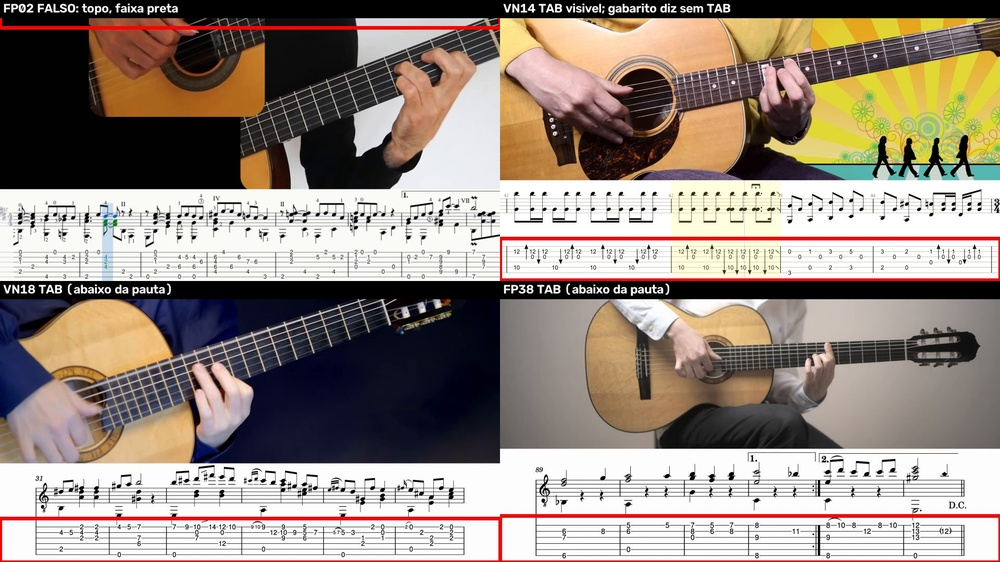
#> input picture data/saida/c1b/folha_novas.jpg, 1000 x 562 px, shrunk from 1920 x 1080 before the run
$ python -i medir.py   (imports and definitions only)   (older library calls are emulated)
#> lines starting #> are read from the running program, lines starting #| are printed output that depends on the picture; after the words box and inside, x2 and y2 are one past the last pixel; in counts of white or black regions, pixels touching at a corner belong together
### tab/__init__.py
"""Transcricao de tablatura de violao a partir de video, com tempo de execucao.

Os modulos ficam em subpastas por trilha (decisao 9001). Os nomes antigos, de quando
``tab/`` era plano (``tab.maos_braco_ciclo``, ``tab.caminhos``...), continuam valendo
por um localizador de modulos: ``import tab.<antigo>``, ``from tab.<antigo> import f``,
``from tab import <antigo>`` e ``python -m tab.<antigo>`` devolvem ou rodam o modulo
novo. O nome antigo e o novo sao o MESMO objeto, entao um ``monkeypatch`` num vale no
outro. A tabela fica em ``tab/_apelidos.py``.

Este arquivo usa so a stdlib e a sintaxe do Python 3.10: a imagem do transcritor (3.10)
e o ``celular`` (Python do host) importam ``tab``. Um teste do gate trava isso.
"""

import importlib
import importlib.abc
import importlib.util
import sys

from tab._apelidos import APELIDOS


class _LocalizadorDeApelidos(importlib.abc.MetaPathFinder, importlib.abc.Loader):
    """Resolve um nome antigo de modulo para o modulo novo, sem duplicar o modulo."""

    def find_spec(self, nome, caminho=None, alvo=None):
        """Spec do nome antigo, apontando para o arquivo do novo.

        Args:
            nome: nome pontuado pedido (``tab.<antigo>``).
            caminho: ignorado.
            alvo: ignorado.

        Returns:
            A spec, ou None quando o nome nao e um apelido.
        """
        if nome not in APELIDOS:
            return None
        novo = importlib.util.find_spec(APELIDOS[nome])
        if novo is None:
            return None
        return importlib.util.spec_from_loader(nome, self, origin=novo.origin)

    # [29 lines left out: functions create_module, exec_module, get_code, not called in this run]


if not any(isinstance(f, _LocalizadorDeApelidos) for f in sys.meta_path):
    sys.meta_path.insert(0, _LocalizadorDeApelidos())

### data/saida/partitura/diag/qualidade_imagem/medir.py
"""Cobertura do Audiveris por recorte contra o tamanho e a sujeira da imagem.

Pergunta do dono (2026-10-18): a qualidade da imagem pesa muito na leitura, sobretudo
com muitos elementos na tela? Junta os três gabaritos do dono (P1, sem produto, D1) e,
por recorte, cruza cobertura e precisão com a entrelinha (px no quadro original), a
fração de tinta e a fração de cor do recorte.

Só lê. Uso (no container, na raiz): python data/saida/partitura/diag/qualidade_imagem/medir.py
"""

import json
from pathlib import Path

import cv2
import numpy as np

from tab.caminhos import RAIZ

GABARITOS = ["leitura_p1", "leitura_sem_produto", "leitura_d1"]
SAIDA = Path(__file__).parent / "resultado.json"


# [9 lines left out: function _entrelinha, not called in this run]


def _imagem(png: Path) -> dict:
    """Frações de tinta e de cor e a nitidez do recorte."""
#> called with png = '../../../c1b/folha_novas.jpg'
    img = cv2.imread(str(png))
#> img is the input picture: shape (562, 1000, 3); mean B, G, R 127.6, 137.8, 150.5
    cinza = cv2.cvtColor(img, cv2.COLOR_BGR2GRAY)
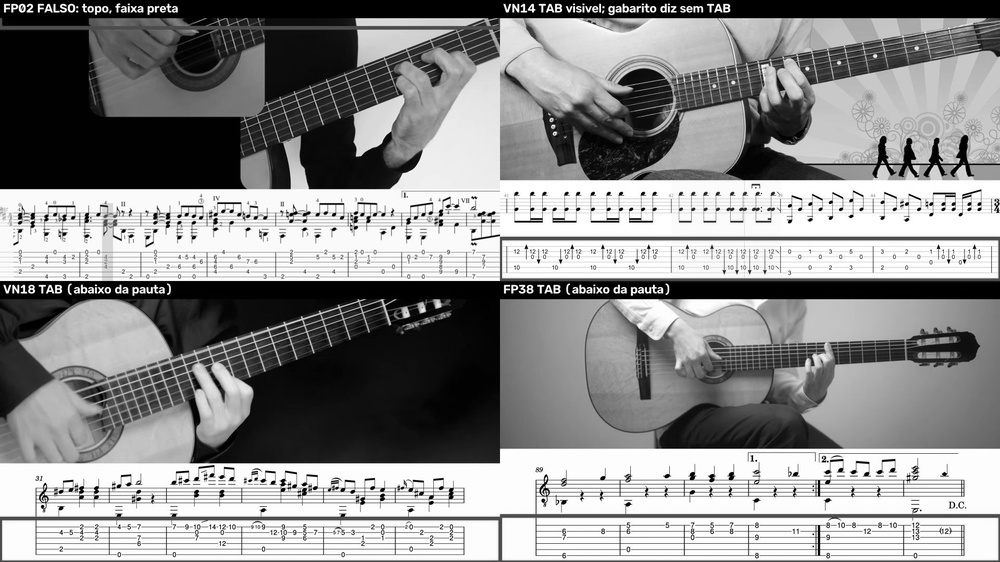
#> cinza: shape (562, 1000); min 0, max 255, mean 140.5
    hsv = cv2.cvtColor(img, cv2.COLOR_BGR2HSV)
#> hsv: shape (562, 1000, 3); mean H, S, V 38.4, 62.3, 153.6
    cor = (hsv[..., 1] > 64) & (hsv[..., 2] > 76)
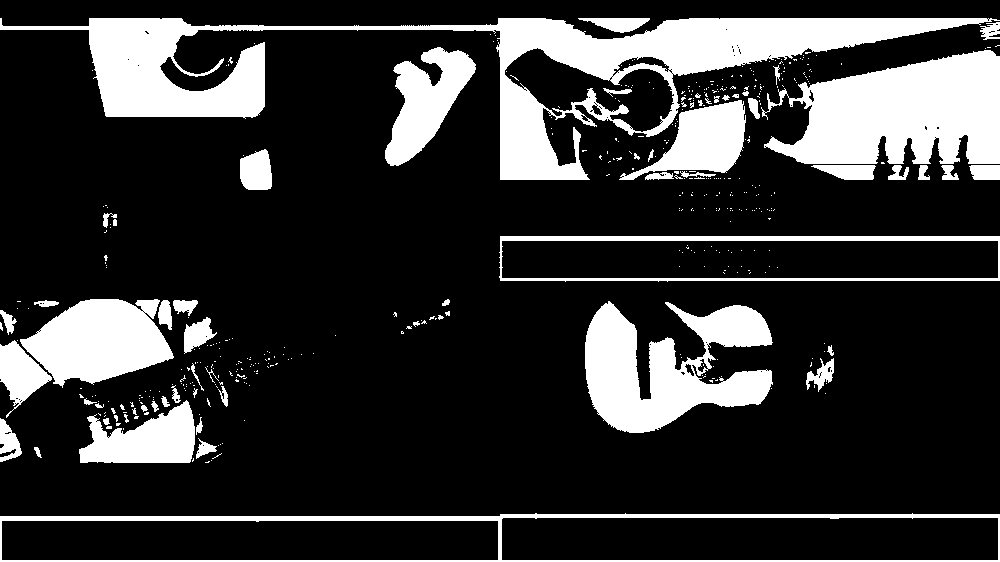
#> cor: shape (562, 1000) bool; 20.6% white; 459 white regions (402 under 20 px), largest, box (x1, y1, x2, y2) and area: (0, 18, 1000, 180) 36984, (761, 50, 1000, 164) 18886, (585, 301, 773, 433) 14166
    return {
        "tinta": float((cinza < 128).mean()),
        "cor": float(cor.mean()),
        "nitidez": float(cv2.Laplacian(cinza, cv2.CV_64F).var()),
        "altura_px": int(img.shape[0]),
    }


# [61 lines left out: functions _spearman, main, not called in this run]


# [2 lines not run here, left out]

>>> result = _imagem('../../../c1b/folha_novas.jpg')
#> result = {'tinta': 0.412, 'cor': 0.206, 'nitidez': 4356.8, 'altura_px': 562}
